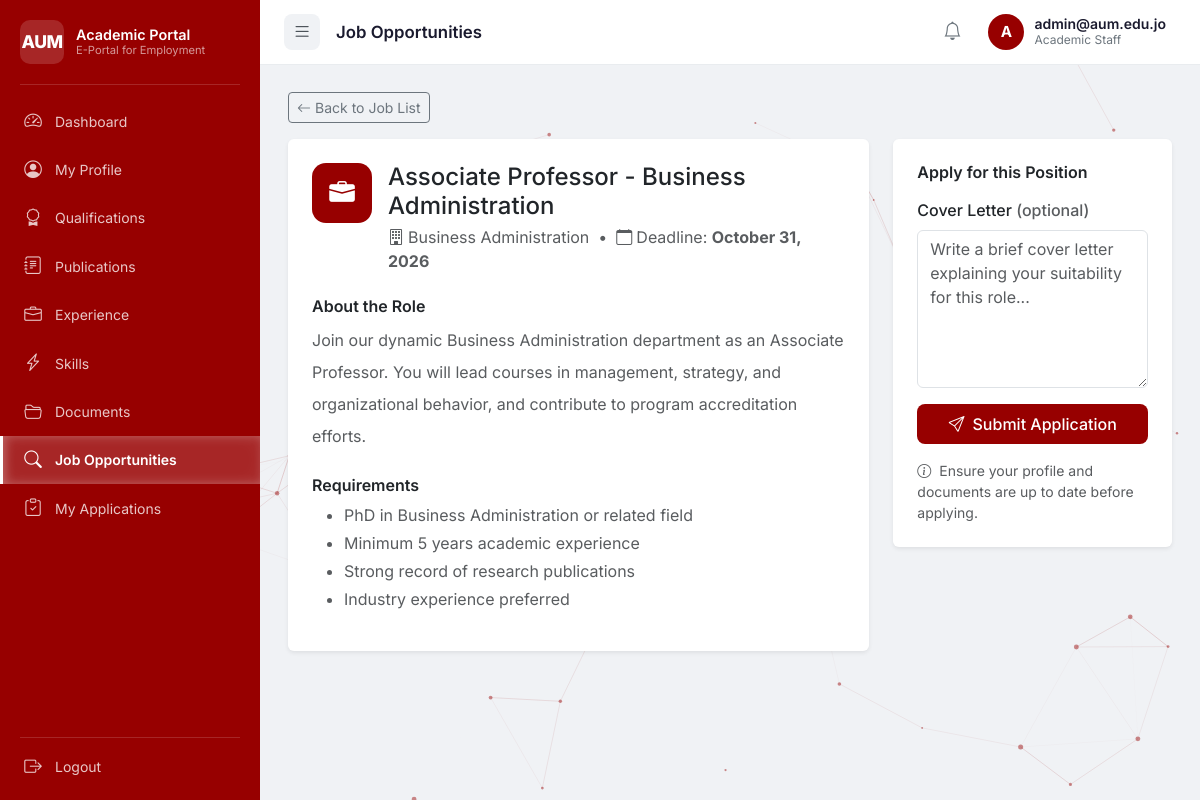
The app's page /staff/jobs.php?id=3 (signed in) with its own data.
### tables this page shows
CREATE TABLE IF NOT EXISTS users (
    id          INT AUTO_INCREMENT PRIMARY KEY,
    email       VARCHAR(255) NOT NULL UNIQUE,
    password    VARCHAR(255) NOT NULL,
    role        ENUM('staff','admin') NOT NULL DEFAULT 'staff',
    is_active   TINYINT(1) NOT NULL DEFAULT 1,
    created_at  TIMESTAMP DEFAULT CURRENT_TIMESTAMP,
    updated_at  TIMESTAMP DEFAULT CURRENT_TIMESTAMP ON UPDATE CURRENT_TIMESTAMP
);

CREATE TABLE IF NOT EXISTS jobs (
    id           INT AUTO_INCREMENT PRIMARY KEY,
    title        VARCHAR(200) NOT NULL,
    department   VARCHAR(100) DEFAULT NULL,
    description  TEXT,
    requirements TEXT,
    deadline     DATE DEFAULT NULL,
    status       ENUM('active','closed') NOT NULL DEFAULT 'active',
    created_at   TIMESTAMP DEFAULT CURRENT_TIMESTAMP,
    updated_at   TIMESTAMP DEFAULT CURRENT_TIMESTAMP ON UPDATE CURRENT_TIMESTAMP
);

### includes/auth.php (called while the page is built, shortened)
<?php
function e(string $s): string {
    return htmlspecialchars($s, ENT_QUOTES | ENT_SUBSTITUTE, 'UTF-8');
}

### staff/jobs.php (the view, shortened to what this page needs)
<?php
require_once '../config/db.php';
require_once '../includes/auth.php';
$pageTitle = 'Job Opportunities';
$userId    = getCurrentUserId();
$selectedJob = null;
if (!empty($_GET['id'])) {
    $jid  = (int)$_GET['id'];
    $stmt = $pdo->prepare("SELECT j.*,
                                   (SELECT id FROM applications WHERE user_id=? AND job_id=j.id) AS applied_id
                            FROM jobs j WHERE j.id=?");
    $stmt->execute([$userId, $jid]);
    $selectedJob = $stmt->fetch();
}
?>
<!DOCTYPE html>
<html lang="en">
<?php include '../includes/head.php'; ?>
<body>
<div class="wrapper">
    <?php include '../includes/sidebar.php'; ?>
    <div class="main-content" id="mainContent">
        <?php include '../includes/navbar.php'; ?>
        <div class="content-area">
            <?php if ($selectedJob): ?>
            <div class="mb-3">
                <a href="jobs.php" class="btn btn-outline-secondary btn-sm">
                    <i class="bi bi-arrow-left me-1"></i>Back to Job List
                </a>
            </div>
            <div class="row g-4">
                <div class="col-lg-8">
                    <div class="card border-0 shadow-sm">
                        <div class="card-body p-4">
                            <div class="d-flex align-items-start gap-3 mb-4">
                                <div class="job-detail-icon">
                                    <i class="bi bi-briefcase-fill"></i>
                                </div>
                                <div>
                                    <h4 class="mb-1"><?= e($selectedJob['title']) ?></h4>
                                    <p class="text-muted mb-0">
                                        <i class="bi bi-building me-1"></i><?= e($selectedJob['department'] ?? 'AUM') ?>
                                        <?php if ($selectedJob['deadline']): ?>
                                        &nbsp;&bull;&nbsp;
                                        <i class="bi bi-calendar me-1"></i>Deadline: <strong><?= date('F j, Y', strtotime($selectedJob['deadline'])) ?></strong>
                                        <?php endif; ?>
                                    </p>
                                </div>
                            </div>
                            <h6 class="fw-semibold mb-2">About the Role</h6>
                            <p class="text-muted lh-lg"><?= nl2br(e($selectedJob['description'] ?? '')) ?></p>
                            <?php if (!empty($selectedJob['requirements'])): ?>
                            <h6 class="fw-semibold mb-2 mt-4">Requirements</h6>
                            <ul class="text-muted">
                                <?php foreach (explode("\n", $selectedJob['requirements']) as $req):
                                    $req = trim($req);
                                    if ($req): ?>
                                <li class="mb-1"><?= e($req) ?></li>
                                <?php endif; endforeach; ?>
                            </ul>
                            <?php endif; ?>
                        </div>
                    </div>
                </div>
                <div class="col-lg-4">
                    <div class="card border-0 shadow-sm sticky-top" style="top:80px">
                        <div class="card-body p-4">
                            <?php if ($selectedJob['applied_id']): ?>
                            <div class="text-center py-3">
                                <div class="mb-3" style="font-size:3rem;color:#057a55">
                                    <i class="bi bi-check-circle-fill"></i>
                                </div>
                                <h6>Application Submitted</h6>
                                <p class="text-muted small">You have already applied to this position.</p>
                                <a href="applications.php" class="btn btn-outline-primary btn-sm">
                                    Track Application
                                </a>
                            </div>
                            <?php else: ?>
                            <h6 class="fw-semibold mb-3">Apply for this Position</h6>
                            <form method="POST">
                                <div class="mb-3">
                                    <label class="form-label fw-medium">Cover Letter <span class="text-muted">(optional)</span></label>
                                    <textarea class="form-control" name="cover_letter" rows="6"
                                              placeholder="Write a brief cover letter explaining your suitability for this role..."></textarea>
                                </div>
                                <button type="submit" class="btn btn-primary btn-portal w-100">
                                    <i class="bi bi-send me-2"></i>Submit Application
                                </button>
                            </form>
                            <p class="text-muted small mt-3 mb-0">
                                <i class="bi bi-info-circle me-1"></i>
                                Ensure your profile and documents are up to date before applying.
                            </p>
                            <?php endif; ?>
                        </div>
                    </div>
                </div>
            </div>
            <?php endif;  ?>
        </div>
    </div>
</div>
</body>
</html>

### includes/navbar.php (shortened to what this page needs)
<?php
$_navUserId = getCurrentUserId();
$_navProfile = null;
if (isset($pdo)) {
    $_stmt = $pdo->prepare('SELECT sp.first_name, sp.last_name, sp.department, u.email
                             FROM users u
                             LEFT JOIN staff_profiles sp ON sp.user_id = u.id
                             WHERE u.id = ?');
    $_stmt->execute([$_navUserId]);
    $_navProfile = $_stmt->fetch();
}
$_displayName = trim(($_navProfile['first_name'] ?? '') . ' ' . ($_navProfile['last_name'] ?? ''));
if (empty(trim($_displayName))) $_displayName = $_navProfile['email'] ?? 'Staff Member';
$_deptLabel   = $_navProfile['department'] ?? 'Academic Staff';
$_avatarLetter = strtoupper(substr($_displayName, 0, 1)) ?: 'S';
?>
<nav class="top-navbar" id="topNavbar">
    <div class="navbar-left">
        <button class="sidebar-toggle-btn" id="sidebarToggle" type="button" aria-label="Toggle sidebar">
            <i class="bi bi-list"></i>
        </button>
        <h5 class="page-title mb-0"><?= isset($pageTitle) ? e($pageTitle) : 'Dashboard' ?></h5>
    </div>
    <div class="navbar-right">
        <button class="navbar-icon-btn" type="button" title="Notifications">
            <i class="bi bi-bell"></i>
        </button>
        <div class="dropdown">
            <button class="user-dropdown-btn dropdown-toggle" type="button"
                    data-bs-toggle="dropdown" aria-expanded="false">
                <div class="user-avatar"><?= e($_avatarLetter) ?></div>
                <div class="user-meta d-none d-md-flex">
                    <span class="user-name"><?= e($_displayName) ?></span>
                    <small class="user-dept"><?= e($_deptLabel) ?></small>
                </div>
            </button>
        </div>
    </div>
</nav>

### assets/css/style.css (style rules this page uses)
:root { --primary: #970000; --primary-dark: #6b0000; --primary-light: #c20000; --primary-faint: rgba(151,0,0,.08); --sidebar-w: 260px; --navbar-h: 64px; --radius: 12px; --shadow: 0 2px 12px rgba(0,0,0,.08); --shadow-md: 0 4px 20px rgba(0,0,0,.12); --transition: all .25s ease; --font: 'Inter', system-ui, sans-serif; }
*, *::before, *::after { box-sizing: border-box; }
body { font-family: var(--font); background: #f0f2f5; color: #1a1a2e; overflow-x: hidden; }
a { color: var(--primary); text-decoration: none; }
.btn-primary, .bg-primary { background-color: var(--primary) !important; border-color: var(--primary) !important; }
.btn-portal { background: var(--primary); color: #fff; border: none; border-radius: 8px; font-weight: 500; padding: .5rem 1.25rem; transition: var(--transition); }
.wrapper { display: flex; min-height: 100vh; }
.main-content { margin-left: var(--sidebar-w); flex: 1; min-height: 100vh; display: flex; flex-direction: column; transition: margin-left .3s ease; }
.top-navbar { display: flex; align-items: center; justify-content: space-between; background: #fff; height: var(--navbar-h); padding: 0 24px; position: sticky; top: 0; z-index: 999; box-shadow: 0 1px 0 #e9ecef; }
.navbar-left { display: flex; align-items: center; gap: 16px; }
.navbar-right { display: flex; align-items: center; gap: 8px; }
.page-title { font-size: 1.05rem; font-weight: 600; color: #1a1a2e; }
.sidebar-toggle-btn { width: 36px; height: 36px; border: none; background: #f0f2f5; border-radius: 8px; color: #495057; font-size: 1.2rem; display: flex; align-items: center; justify-content: center; cursor: pointer; transition: var(--transition); }
.navbar-icon-btn { width: 36px; height: 36px; border: none; background: transparent; border-radius: 8px; color: #6c757d; font-size: 1.15rem; display: flex; align-items: center; justify-content: center; cursor: pointer; transition: var(--transition); }
.user-dropdown-btn { display: flex; align-items: center; gap: 10px; border: none; background: transparent; padding: 6px 10px; border-radius: 10px; cursor: pointer; transition: var(--transition); }
.user-dropdown-btn::after { display: none; }
.user-avatar { width: 36px; height: 36px; border-radius: 50%; background: var(--primary); color: #fff; font-weight: 700; font-size: .95rem; display: flex; align-items: center; justify-content: center; flex-shrink: 0; }
.user-meta { display: flex; flex-direction: column; align-items: flex-start; line-height: 1.2; }
.user-name { font-weight: 600; font-size: .875rem; color: #1a1a2e; }
.user-dept { font-size: .75rem; color: #6c757d; }
.content-area { padding: 28px; flex: 1; }
.job-detail-icon { width: 60px; height: 60px; background: var(--primary); border-radius: 14px; display: flex; align-items: center; justify-content: center; font-size: 1.6rem; color: #fff; flex-shrink: 0; }
.scroll-hidden { opacity: 0; transform: translateY(32px); transition: opacity .55s cubic-bezier(.34,1.2,.64,1), transform .55s cubic-bezier(.34,1.2,.64,1); }
.scroll-visible { opacity: 1; transform: translateY(0); }
.wrapper, .auth-wrapper { position: relative; z-index: 1; }
.btn-portal, .btn-primary { position: relative; overflow: hidden; }
.card { transition: box-shadow .28s ease, transform .28s cubic-bezier(.34,1.4,.64,1); }
.content-area { animation: slideUp .5s cubic-bezier(.34,1.2,.64,1) both; }

### records on screen
users: email "A", email "admin@aum.edu.jo"
jobs: title "Associate Professor - Business Administration", department "Business Administration", deadline "October 31, 2026", description "Join our dynamic Business Administration department as an Associate Professor. You will lead courses in management, strategy, and organizational behavior, and contribute to program accreditation efforts.", requirements "PhD in Business Administration or related field", requirements "Minimum 5 years academic experience", requirements "Strong record of research publications", requirements "Industry experience preferred"

### other values on screen
$item['label'] "Dashboard"
$item['label'] "My Profile"
$item['label'] "Qualifications"
$item['label'] "Publications"
$item['label'] "Experience"
$item['label'] "Skills"
$item['label'] "Documents"
$item['label'] "Job Opportunities"
$item['label'] "My Applications"
$pageTitle "Job Opportunities"
$_deptLabel "Academic Staff"
